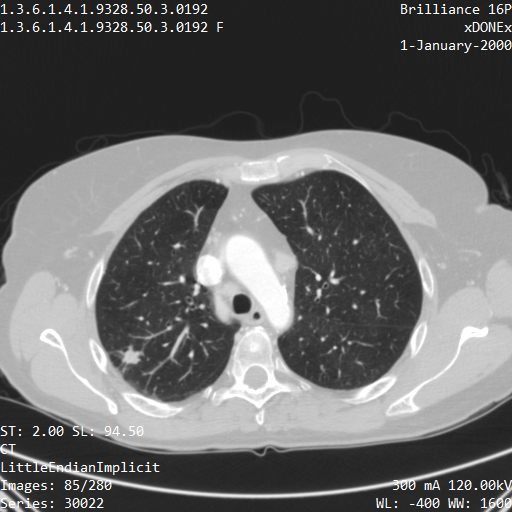
%> input picture 原始图像/192-4.png, 512 x 512 px; its folder holds 4 pictures in this run
$ octave yixue.m   (GNU Octave 9; MATLAB toolbox functions it lacks are replaced by stand-ins)
%> lines starting %> are read from the running program, lines starting %| are printed output that depends on the picture; in (x1, y1, x2, y2) boxes, pixels count from 0 and x2, y2 are one past the last pixel; in counts of white or black regions, pixels touching at a corner belong together; the program's own positions count from 1
clc;
clear;
% [file path] = uigetfile('*.*');
root = './原始图像';
img_list = dir(root);
for i = 3:174
    name = img_list(i).name;
    filename = [root,'/',name];
    %filename = fullfile(path,file);
    Image = imread(filename);
%> Image is the input picture: size 512x512x3 uint8; mean R, G, B 105.1, 105.1, 105.1
    %输入原始图像
    %Enter the original image
    Ih = rgb2gray(Image);
    % RGB图像转化成灰度图像
    %RGB images are converted to grayscale images
    thresh1 = graythresh(Image);
%> thresh1 = 0.459
    % 针对原图自动确定二值化阈值，阈值越大图像越黑，越小越白
    % Automatically determines the binarization threshold for the original image, the larger the threshold, the darker the image, and the smaller and whiter
    I20 = im2bw(Image,thresh1);
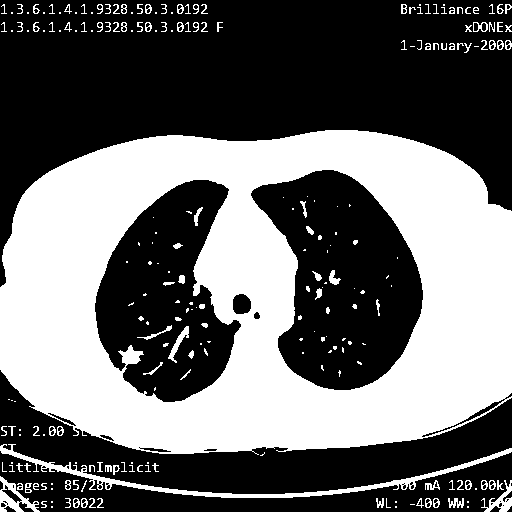
%> I20: size 512x512 logical; 41.3% white; 234 white regions (126 under 20 px), largest, box (x1, y1, x2, y2) and area: (0, 130, 512, 455) 99949, (0, 444, 512, 498) 2651, (0, 476, 40, 512) 524
    % 对图像直接进行二值化
    % Binulates the image directly
    I21 = imdilate(I20, strel('disk', 4));
%> I21: size 512x512 logical; 53.3% white; 22 black regions (13 under 20 px), largest, box (x1, y1, x2, y2) and area: (0, 0, 512, 248) 66252, (254, 173, 420, 387) 19302, (0, 375, 512, 491) 15605
    I21 = ~I21(150:420,100:400);
%> I21: size 271x301 logical; 39.8% white; 4 white regions, box (x1, y1, x2, y2) and area: (155, 24, 301, 238) 17903, (0, 34, 139, 250) 14312, (137, 148, 149, 162) 141, (95, 141, 109, 155) 87
%     I21 = ~I21;
    % figure(2)
    % imshow(I21);
    % 提取二值化图前两个最大连通域
    % Extracts the first two largest connected domains of the binarized plot
    imLabel = bwlabel(I21,4);
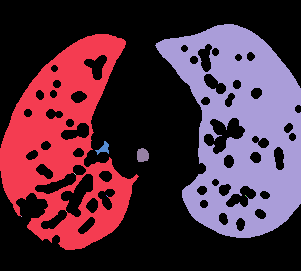
%> imLabel: size 271x301 double; 15 distinct labels, from 0 to 14; one colour per label, 0 black
    % 对连通区域进行标记
    % marks the connected area
    stats = regionprops(imLabel,'Area');
%> stats = 14 regions; largest, Area: 17899, 14306, 141, 87, 1
    [b,index] = sort([stats.Area],'descend');
%> b = [17899 14306 141 87 1 1 1 1 1 1 1 1 1 1]; index = [10 1 9 6 2 3 4 5 7 8 11 12 13 14]
    if length(stats)<2
        bw = imLabel;
    else
        bw = ismember(imLabel,index(1:2));
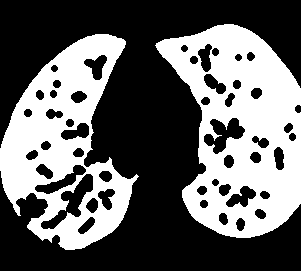
%> bw: size 271x301 logical; 39.5% white; 2 white regions, box (x1, y1, x2, y2) and area: (155, 24, 301, 238) 17899, (0, 34, 139, 250) 14306
        if mean(mean(bw(1:3,:)))==1 %|| mean(mean(bw(end-10:end,:)))> 0
            bw = ismember(imLabel,[index(1),index(3)]);
        end
        if mean(mean(bw(1:3,:)))==1 %|| mean(mean(bw(end-10:end,:)))> 0
            bw = ismember(imLabel,[index(2),index(3)]);
        end
% [9 lines of commented-out code are left out]
    end

    plots = rand(size(bw));
    plots(plots>0.999) = 1;
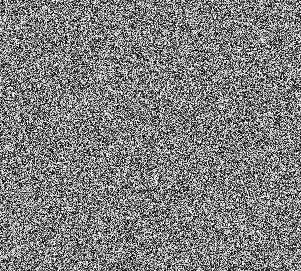
%> plots: size 271x301 double; min 1.22e-05, max 1, mean 0.499
    plots(plots<=0.999) = 0;
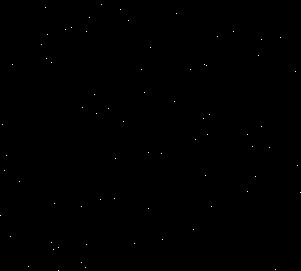
%> plots: size 271x301 double; values 0 (black) and 1 (white), 0.09% white in thin lines or dots
    plots = plots.*bw;
%> plots: size 271x301 double; values 0 (black) and 1 (white), 0.03% white in thin lines or dots, all inside (x1, y1, x2, y2) = (4, 31, 301, 245)

    point = zeros(size(Ih));
    point(150:420,100:400) = plots ;
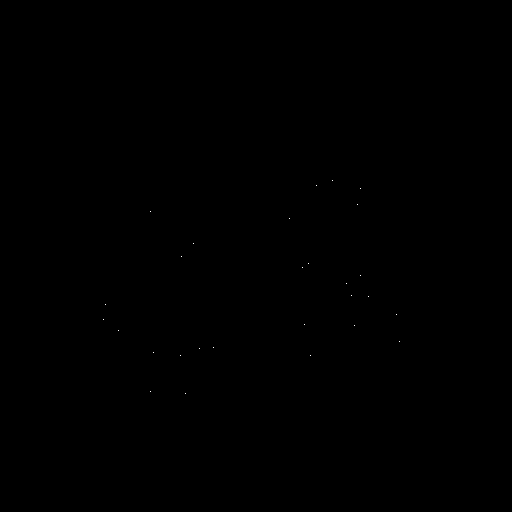
%> point: size 512x512 double; values 0 (black) and 1 (white), 0.01% white in thin lines or dots, all inside (x1, y1, x2, y2) = (103, 180, 400, 394)
    %point = plots ;
    figure(i)
    imshow(I20);
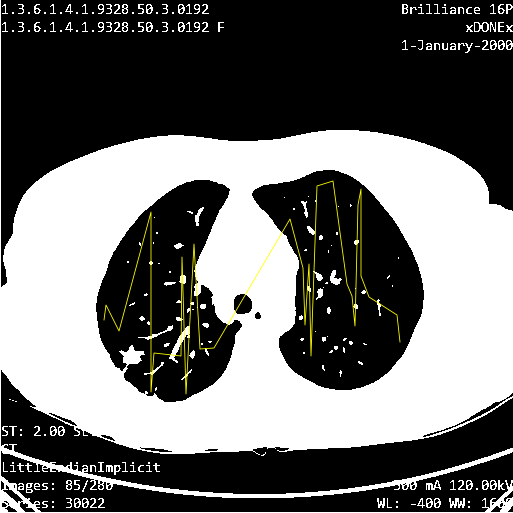
%> figure redrawn from the program's plot data

    hold on
    spy(point,10,'yellow')
    pause
    close all

end
%> pass 2 of the loop `for i = 3:174`:
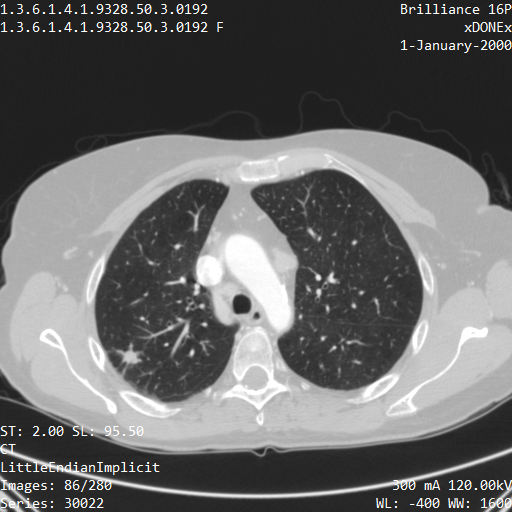
%> input picture 原始图像/192-5.png, 512 x 512 px
%> Image is the input picture: size 512x512x3 uint8; mean R, G, B 105, 105, 105
%> I20: size 512x512 logical; 41.3% white; 232 white regions (122 under 20 px), largest, box (x1, y1, x2, y2) and area: (0, 129, 512, 455) 100039, (0, 444, 512, 498) 2645, (0, 476, 40, 512) 554
%> imLabel: size 271x301 double; 7 distinct labels, from 0 to 6
%> stats = 6 regions; Area: 17952, 14702, 140, 59, 1, 1
%> b = [17952 14702 140 59 1 1]; index = [5 1 4 2 3 6]
%> bw: size 271x301 logical; 40% white; 2 white regions, box (x1, y1, x2, y2) and area: (155, 23, 301, 238) 17952, (0, 33, 136, 250) 14702
%> `point(150:420,100:400) = plots ;`:
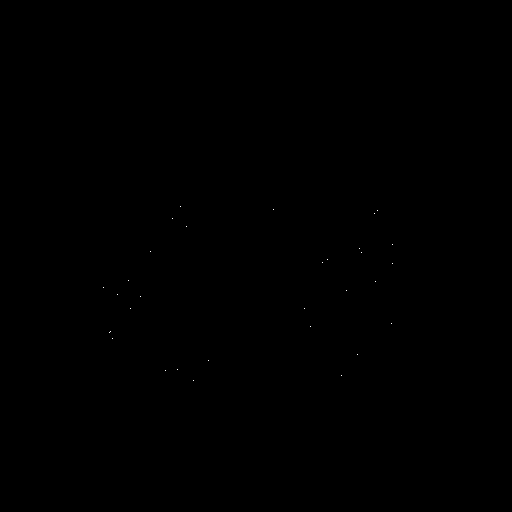
%> point: size 512x512 double; values 0 (black) and 1 (white), 0.01% white in thin lines or dots, all inside (x1, y1, x2, y2) = (103, 206, 393, 381)
%> `imshow(I20);`:
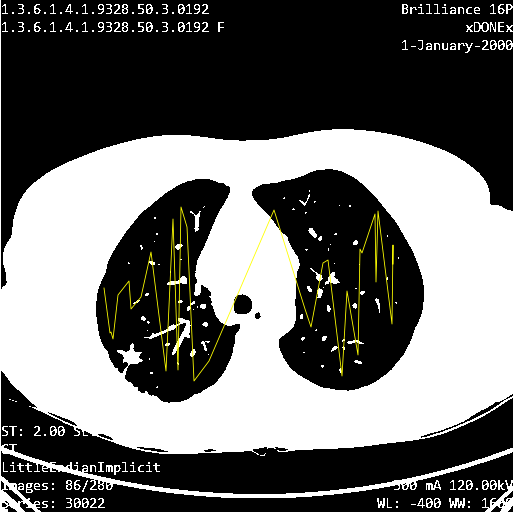
%> figure redrawn from the program's plot data
%> pass 3 of the loop `for i = 3:174`:
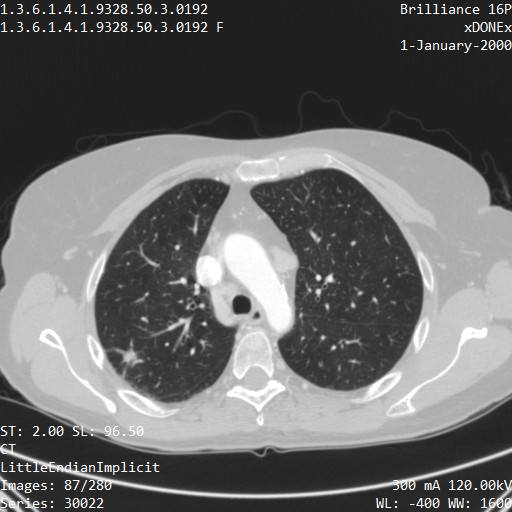
%> input picture 原始图像/192-6.png, 512 x 512 px
%> Image is the input picture: size 512x512x3 uint8; mean R, G, B 104.9, 104.9, 104.9
%> I20: size 512x512 logical; 41.3% white; 237 white regions (129 under 20 px), largest, box (x1, y1, x2, y2) and area: (0, 129, 512, 456) 99804, (0, 444, 512, 499) 2649, (0, 476, 40, 512) 522
%> imLabel: size 271x301 double; 10 distinct labels, from 0 to 9
%> stats = 9 regions; largest, Area: 18271, 15124, 137, 39, 1
%> b = [18271 15124 137 39 1 1 1 1 1]; index = [7 1 6 4 2 3 5 8 9]
%> bw: size 271x301 logical; 40.9% white; 2 white regions, box (x1, y1, x2, y2) and area: (154, 22, 301, 239) 18271, (0, 32, 135, 251) 15124
%> `point(150:420,100:400) = plots ;`:
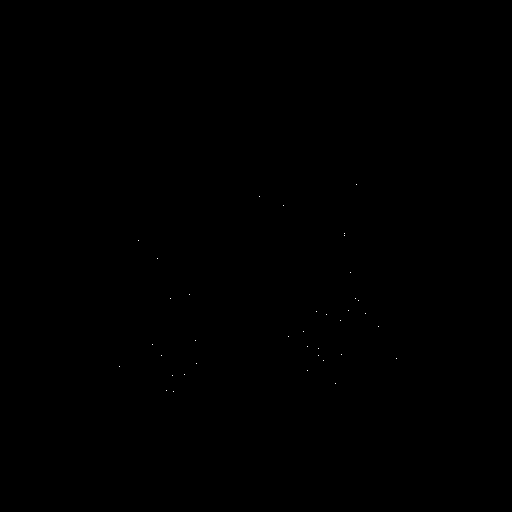
%> point: size 512x512 double; values 0 (black) and 1 (white), 0.01% white in thin lines or dots, all inside (x1, y1, x2, y2) = (119, 184, 397, 392)
%> `imshow(I20);`:
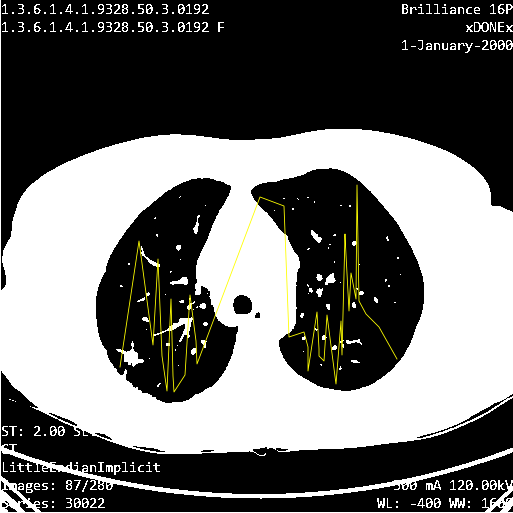
%> figure redrawn from the program's plot data
%> (the run ends here)
